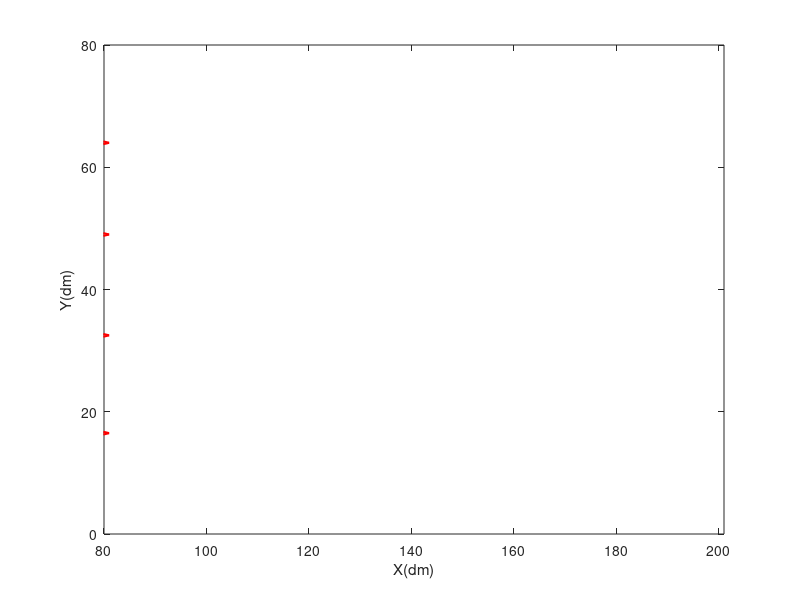

This chart was generated by the following MATLAB code: (Note: this script raises an error after producing the figure.)
% Plot contour

% The numerical data
load result.mat
Q=zeros(Lx,Ly);
for i=1:Lx
    for j=2:Ly-1
        Q(i,j)=(u(i,j)+u(i,j-1))*(h(i,j)+h(i,j-1))*dy/3;
    end
end
figure,contour(Q')
hold on

% The cuboids
x1 = [51 61 71 81 71 61 51];
y1 = [16.5 18.5 18.5 16.5 14.5 14.5 16.5];
plot(x1,y1,'Color', 'r','LineWidth', 1.5);
hold on;

x1 = [51 61 71 81 71 61 51];
y1 = [32.5 34.5 34.5 32.5 30.5 30.5 32.5];
plot(x1,y1,'Color', 'r','LineWidth', 1.5);
hold on;

x1 = [51 61 71 81 71 61 51];
y1 = [49 51 51 49 47 47 49];
plot(x1,y1,'Color', 'r','LineWidth', 1.5);
hold on;

x1 = [51 61 71 81 71 61 51];
y1 = [64 66 66 64 62 62 64];
plot(x1,y1,'Color', 'r','LineWidth', 1.5);
hold on;

x1 = [51 61 71 81 71 61 51];
y1 = [80.5 82.5 82.5 80.5 78.5 78.5 80.5];
plot(x1,y1,'Color', 'r','LineWidth', 1.5);
hold on;

x1 = [51 61 71 81 71 61 51];
y1 = [96.5 98.5 98.5 96.5 94.5 94.5 96.5];
plot(x1,y1,'Color', 'r','LineWidth', 1.5);
hold on;

x1 = [51 61 71 81 71 61 51];
y1 = [112.5 114.5 114.5 112.5 110.5 110.5 112.5];
plot(x1,y1,'Color', 'r','LineWidth', 1.5);
hold on;

x1 = [51 61 71 81 71 61 51];
y1 = [128 130 130 128 126 126 128];
plot(x1,y1,'Color', 'r','LineWidth', 1.5);
hold on;

x1 = [51 61 71 81 71 61 51];
y1 = [144 146 146 144 142 142 144];
plot(x1,y1,'Color', 'r','LineWidth', 1.5);
hold on;

% Defined axises
xlabel('X(dm)'), ylabel('Y(dm)')
axis([80 201 0 80])
set(gca,'XTickLabel',str2num(get(gca,'XTickLabel'))/10);
set(gca,'YTickLabel',str2num(get(gca,'YTickLabel'))/10);

%title ('Flow around cylinder: contours of the water depth')
legend 'Contour'
hold off

surf(z)